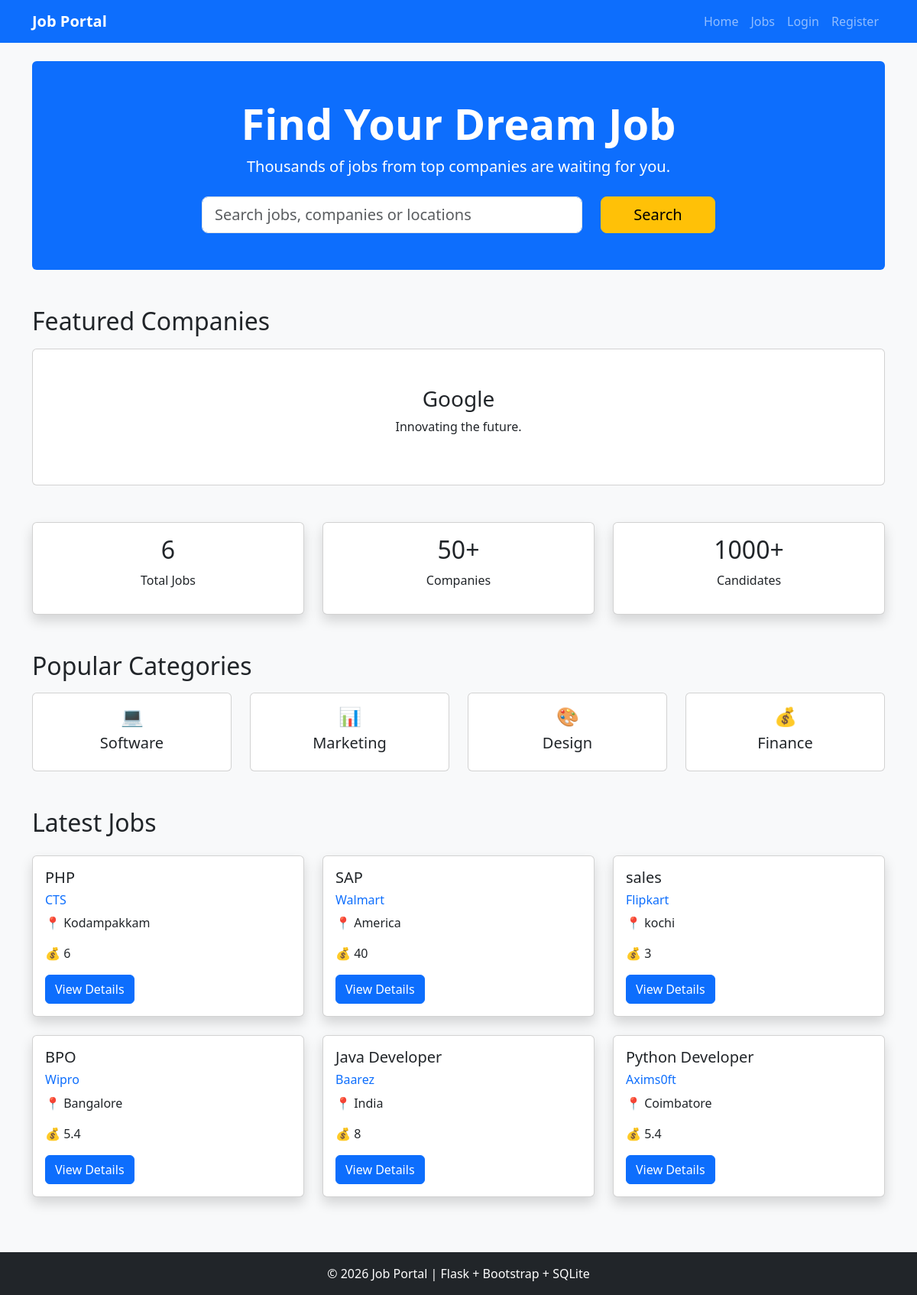
Before: / with the older database file.
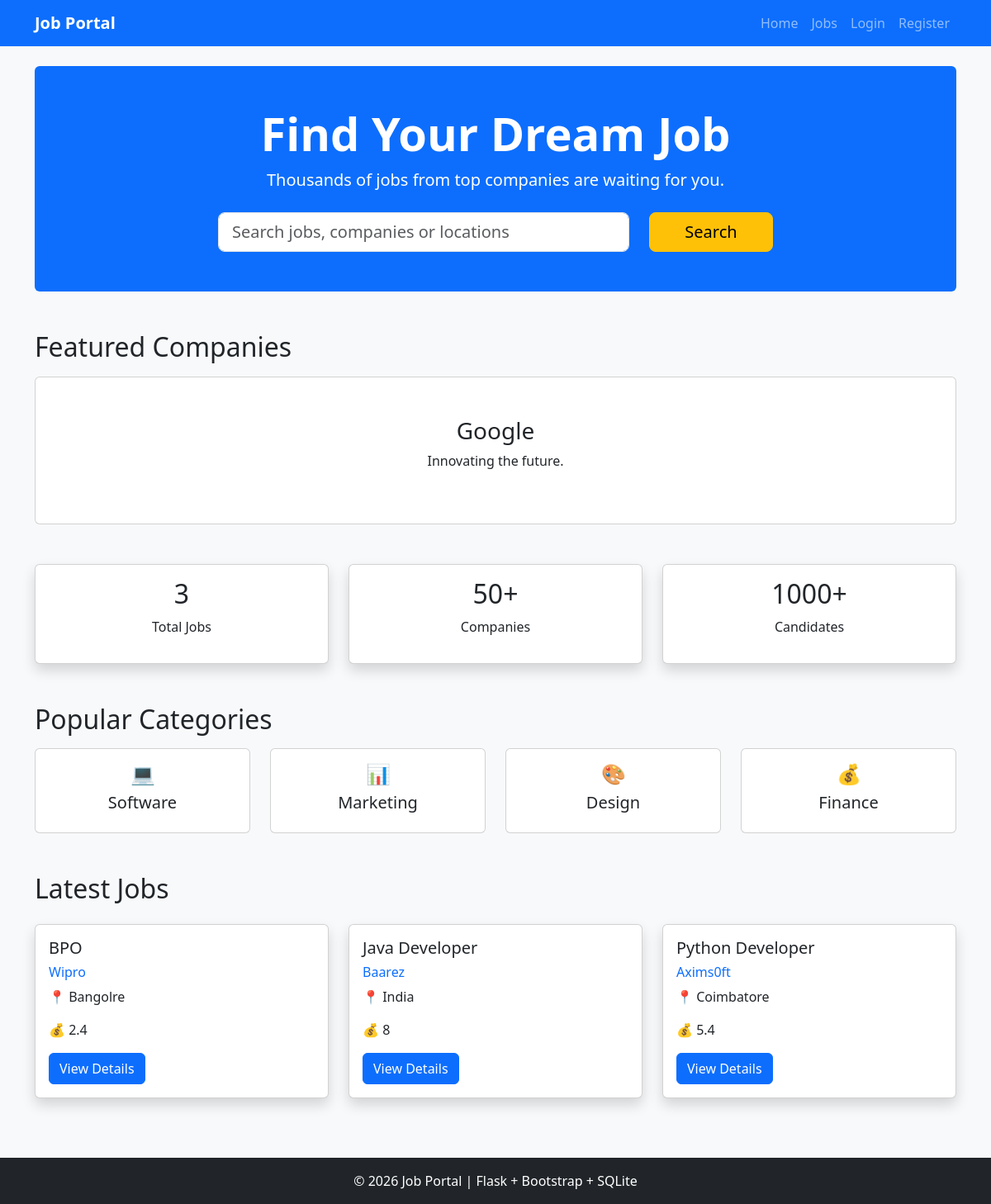
After: the same page with the newer database file.
### tables this page shows
CREATE TABLE jobs
    (
        id INTEGER PRIMARY KEY AUTOINCREMENT,

        employer_id INTEGER NOT NULL,

        company_name TEXT NOT NULL,

        job_title TEXT NOT NULL,

        location TEXT NOT NULL,

        experience TEXT NOT NULL,

        salary TEXT NOT NULL,

        skills TEXT NOT NULL,

        description TEXT NOT NULL,

        posted_date TEXT NOT NULL,

        FOREIGN KEY (employer_id)
        REFERENCES users(id)
    );

### app.py (the view)
@app.route("/")
def home():
    latest_jobs = get_all_jobs()[:6]
    return render_template(
        "index.html",
        latest_jobs=latest_jobs
    )

### database.py (called while the page is built)
def get_connection():
    conn = sqlite3.connect(DATABASE_NAME)
    conn.row_factory = sqlite3.Row
    return conn

def get_all_jobs():
    conn = get_connection()
    jobs = conn.execute("""
    SELECT *
    FROM jobs
    ORDER BY id DESC
    """).fetchall()
    conn.close()
    return jobs

### templates/index.html (shortened to what this page needs)
{% extends "base.html" %}
{% block content %}
<div class="bg-primary text-white rounded p-5 mb-5 text-center">
    <h1 class="display-4 fw-bold">
        Find Your Dream Job
    </h1>
    <p class="lead">
        Thousands of jobs from top companies are waiting for you.
    </p>
    <form
        action="{{ url_for('jobs') }}"
        method="GET"
        class="row justify-content-center mt-4">
        <div class="col-md-6">
            <input
                type="text"
                name="search"
                class="form-control form-control-lg"
                placeholder="Search jobs, companies or locations">
        </div>
        <div class="col-md-2">
            <button class="btn btn-warning btn-lg w-100">
                Search
            </button>
        </div>
    </form>
</div>
<h2 class="mb-3">
    Featured Companies
</h2>
<div
id="companyCarousel"
class="carousel slide mb-5"
data-bs-ride="carousel">
<div class="carousel-inner">
<div class="carousel-item active">
<div class="card text-center p-5">
<h3>Google</h3>
<p>Innovating the future.</p>
</div>
</div>
</div>
<button
class="carousel-control-prev"
type="button"
data-bs-target="#companyCarousel"
data-bs-slide="prev">
<span class="carousel-control-prev-icon"></span>
</button>
<button
class="carousel-control-next"
type="button"
data-bs-target="#companyCarousel"
data-bs-slide="next">
<span class="carousel-control-next-icon"></span>
</button>
</div>
<div class="row text-center mb-5">
<div class="col-md-4">
<div class="card shadow">
<div class="card-body">
<h2>
{{ latest_jobs|length }}
</h2>
<p>Total Jobs</p>
</div>
</div>
</div>
<div class="col-md-4">
<div class="card shadow">
<div class="card-body">
<h2>
50+
</h2>
<p>Companies</p>
</div>
</div>
</div>
<div class="col-md-4">
<div class="card shadow">
<div class="card-body">
<h2>
1000+
</h2>
<p>Candidates</p>
</div>
</div>
</div>
</div>
<h2 class="mb-3">
Popular Categories
</h2>
<div class="row mb-5">
<div class="col-md-3">
<div class="card text-center">
<div class="card-body">
<h4>💻</h4>
<h5>Software</h5>
</div>
</div>
</div>
<div class="col-md-3">
<div class="card text-center">
<div class="card-body">
<h4>📊</h4>
<h5>Marketing</h5>
</div>
</div>
</div>
<div class="col-md-3">
<div class="card text-center">
<div class="card-body">
<h4>🎨</h4>
<h5>Design</h5>
</div>
</div>
</div>
<div class="col-md-3">
<div class="card text-center">
<div class="card-body">
<h4>💰</h4>
<h5>Finance</h5>
</div>
</div>
</div>
</div>
<h2 class="mb-4">
Latest Jobs
</h2>
<div class="row">
{% for job in latest_jobs %}
<div class="col-md-6 col-lg-4 mb-4">
<div class="card shadow h-100">
<div class="card-body">
<h5>
{{ job["job_title"] }}
</h5>
<h6 class="text-primary">
{{ job["company_name"] }}
</h6>
<p>
📍 {{ job["location"] }}
</p>
<p>
💰 {{ job["salary"] }}
</p>
<a
href="{{ url_for('job_details', job_id=job['id']) }}"
class="btn btn-primary">
View Details
</a>
</div>
</div>
</div>
{% endfor %}
</div>
{% endblock %}

### templates/base.html (shortened to what this page needs)
<!DOCTYPE html>
<html lang="en">
<head>
    <link
        href="https://cdn.jsdelivr.net/npm/bootstrap@5.3.3/dist/css/bootstrap.min.css"
        rel="stylesheet">
    <link
        rel="stylesheet"
        href="https://cdn.jsdelivr.net/npm/bootstrap-icons@1.11.3/font/bootstrap-icons.min.css">
</head>
<body class="bg-light">
<nav class="navbar navbar-expand-lg navbar-dark bg-primary">
    <div class="container">
        <a class="navbar-brand fw-bold"
           href="{{ url_for('home') }}">
            Job Portal
        </a>
        <div
            class="collapse navbar-collapse"
            id="navbar">
            <ul class="navbar-nav ms-auto">
                <li class="nav-item">
                    <a
                        class="nav-link"
                        href="{{ url_for('home') }}">
                        Home
                    </a>
                </li>
                {% if "user_id" not in session %}
                    <li class="nav-item">
                        <a
                            class="nav-link"
                            href="{{ url_for('jobs') }}">
                            Jobs
                        </a>
                    </li>
                    <li class="nav-item">
                        <a
                            class="nav-link"
                            href="{{ url_for('login') }}">
                            Login
                        </a>
                    </li>
                    <li class="nav-item">
                        <a
                            class="nav-link"
                            href="{{ url_for('register') }}">
                            Register
                        </a>
                    </li>
                {% endif %}
            </ul>
        </div>
    </div>
</nav>
<div class="container mt-4">
    {% block content %}
    {% endblock %}
</div>
<footer class="bg-dark text-white text-center py-3 mt-5">
    © 2026 Job Portal |
    Flask + Bootstrap + SQLite
</footer>
</body>
</html>

Changed rows visible on the page:
removed jobs: job_title "PHP", company_name "CTS", location "Kodampakkam", salary "6"
removed jobs: job_title "SAP", company_name "Walmart", location "America", salary "40"
removed jobs: job_title "sales", company_name "Flipkart", location "kochi", salary "3"
changed jobs "BPO": location "Bangalore" → "Bangolre"; salary "5.4" → "2.4"
Other visible differences:
{{ latest_jobs|length }}: "6" → "3"
